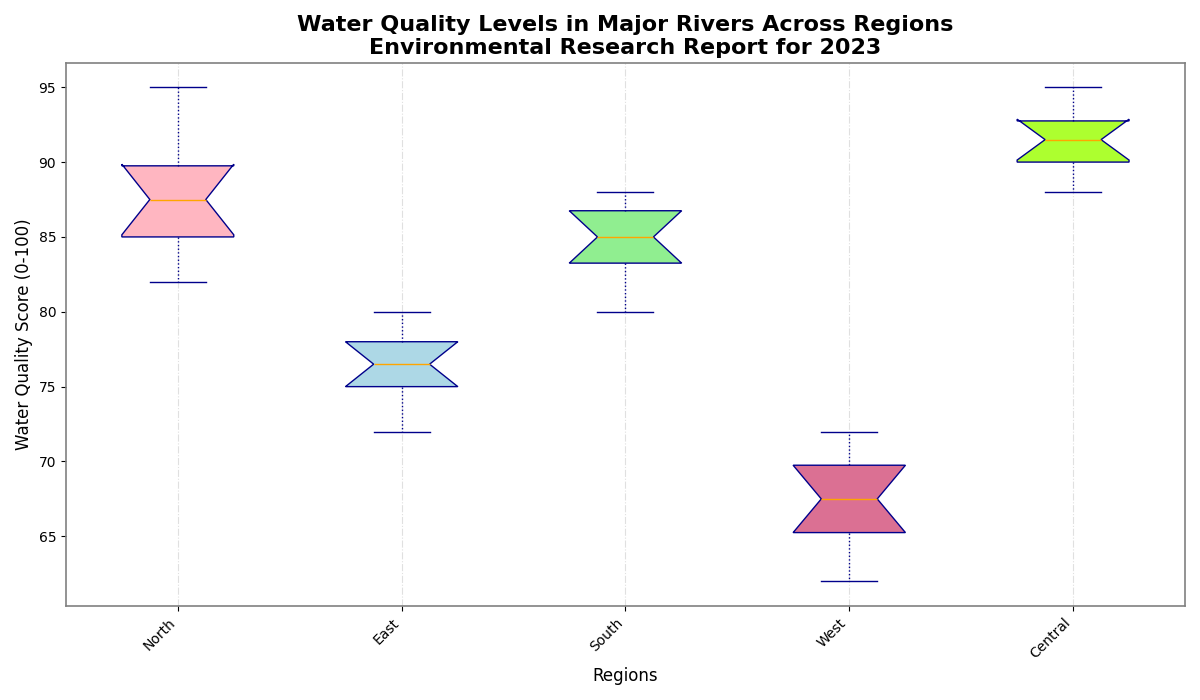

Write the Python code that produced this figure.
import matplotlib.pyplot as plt
import numpy as np

# Data
regions = ['North', 'East', 'South', 'West', 'Central']
north_rivers = [85, 87, 90, 88, 83, 82, 85, 90, 95, 89]
east_rivers = [78, 75, 80, 72, 74, 79, 76, 77, 75, 78]
south_rivers = [88, 80, 85, 87, 83, 84, 86, 82, 85, 88]
west_rivers = [65, 62, 70, 68, 72, 71, 69, 64, 66, 67]
central_rivers = [90, 88, 92, 91, 89, 95, 93, 94, 90, 92]
river_qualities = [north_rivers, east_rivers, south_rivers, west_rivers, central_rivers]

fig, ax = plt.subplots(figsize=(12, 7))

# Box plot creation with altered styles
box = ax.boxplot(river_qualities, patch_artist=True, notch=True, vert=True,
                 boxprops=dict(facecolor='lightgrey', color='darkblue'),
                 medianprops=dict(color='orange'),
                 whiskerprops=dict(color='darkblue', linestyle=':'),
                 capprops=dict(color='darkblue'),
                 flierprops=dict(marker='x', color='darkblue', alpha=0.7))

# Set custom colors for each box
colors = ['#FFB6C1', '#ADD8E6', '#90EE90', '#DB7093', '#ADFF2F']
for patch, color in zip(box['boxes'], colors):
    patch.set_facecolor(color)

# Title and labels
ax.set_title('Water Quality Levels in Major Rivers Across Regions\nEnvironmental Research Report for 2023', fontsize=16, fontweight='bold')
ax.set_xlabel('Regions', fontsize=12)
ax.set_ylabel('Water Quality Score (0-100)', fontsize=12)
ax.set_xticks(np.arange(1, len(regions) + 1))
ax.set_xticklabels(regions, rotation=45, ha='right')

# Grid adjustments
ax.xaxis.grid(True, linestyle='-.', color='lightgrey', alpha=0.7)

# Enhanced border with spine customization
for spine in ax.spines.values():
    spine.set_edgecolor('grey')
    spine.set_linewidth(1.2)

# Tight layout
plt.tight_layout()

plt.show()
